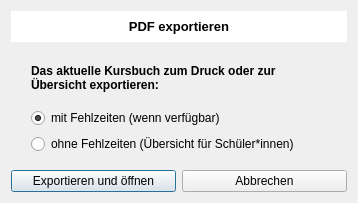
<?xml version="1.0" encoding="UTF-8"?>
<ui version="4.0">
 <class>PdfExportieren</class>
 <widget class="QWidget" name="PdfExportieren">
  <property name="windowModality">
   <enum>Qt::ApplicationModal</enum>
  </property>
  <property name="geometry">
   <rect>
    <x>0</x>
    <y>0</y>
    <width>358</width>
    <height>203</height>
   </rect>
  </property>
  <property name="minimumSize">
   <size>
    <width>304</width>
    <height>184</height>
   </size>
  </property>
  <property name="windowTitle">
   <string>PDF Export</string>
  </property>
  <property name="windowIcon">
   <iconset>
    <normaloff>kursbuch.ico</normaloff>kursbuch.ico</iconset>
  </property>
  <layout class="QGridLayout" name="gridLayout_2">
   <item row="1" column="0">
    <layout class="QGridLayout" name="gridLayout">
     <property name="leftMargin">
      <number>20</number>
     </property>
     <property name="topMargin">
      <number>6</number>
     </property>
     <property name="rightMargin">
      <number>20</number>
     </property>
     <item row="2" column="0">
      <widget class="QRadioButton" name="radioButtonMitFs">
       <property name="text">
        <string>mit Fehlzeiten (wenn verfügbar)</string>
       </property>
       <property name="checked">
        <bool>true</bool>
       </property>
      </widget>
     </item>
     <item row="3" column="0">
      <widget class="QRadioButton" name="radioButtonOhneFS">
       <property name="text">
        <string>ohne Fehlzeiten (Übersicht für Schüler*innen)</string>
       </property>
      </widget>
     </item>
     <item row="0" column="0">
      <widget class="QLabel" name="label_2">
       <property name="font">
        <font>
         <weight>75</weight>
         <italic>false</italic>
         <bold>true</bold>
        </font>
       </property>
       <property name="text">
        <string>Das aktuelle Kursbuch zum Druck oder zur Übersicht exportieren:</string>
       </property>
       <property name="wordWrap">
        <bool>true</bool>
       </property>
      </widget>
     </item>
    </layout>
   </item>
   <item row="0" column="0">
    <widget class="QLabel" name="label">
     <property name="maximumSize">
      <size>
       <width>16777215</width>
       <height>31</height>
      </size>
     </property>
     <property name="font">
      <font>
       <pointsize>10</pointsize>
       <weight>75</weight>
       <bold>true</bold>
      </font>
     </property>
     <property name="styleSheet">
      <string notr="true">background-color: rgb(255, 255, 255);</string>
     </property>
     <property name="text">
      <string>PDF exportieren</string>
     </property>
     <property name="alignment">
      <set>Qt::AlignCenter</set>
     </property>
     <property name="margin">
      <number>0</number>
     </property>
    </widget>
   </item>
   <item row="3" column="0">
    <layout class="QHBoxLayout" name="horizontalLayout">
     <property name="topMargin">
      <number>10</number>
     </property>
     <item>
      <widget class="QPushButton" name="pushButtonExport">
       <property name="text">
        <string>Exportieren und öffnen</string>
       </property>
       <property name="default">
        <bool>true</bool>
       </property>
      </widget>
     </item>
     <item>
      <widget class="QPushButton" name="pushButtonAbbrechen">
       <property name="text">
        <string>Abbrechen</string>
       </property>
      </widget>
     </item>
    </layout>
   </item>
  </layout>
 </widget>
 <tabstops>
  <tabstop>pushButtonExport</tabstop>
  <tabstop>pushButtonAbbrechen</tabstop>
 </tabstops>
 <resources/>
 <connections/>
</ui>
